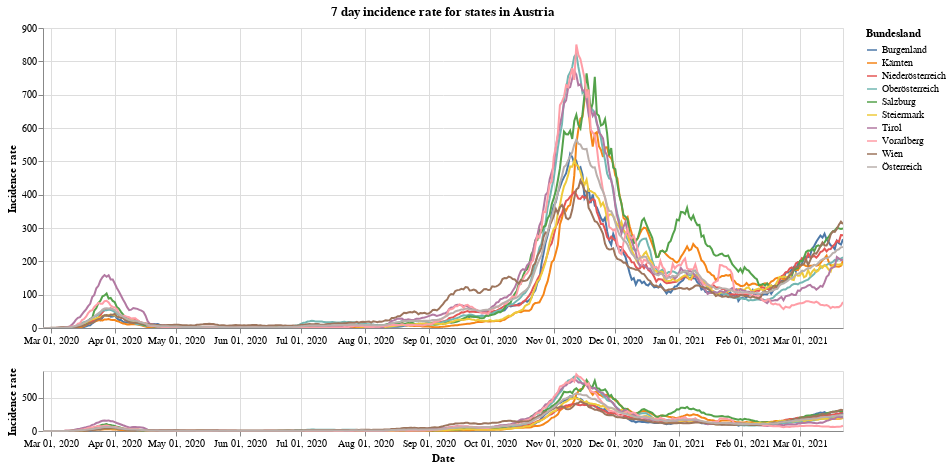

Notebook source saved alongside this figure:
### Markdown cell above
Next we have the 7 day incidence rate for states of Vorarlberg, Tirol and Wien compared to all of Austria.

### Code cell
#collapse
leg_selection = alt.selection_multi(fields=['Bundesland'], bind='legend')
brush = alt.selection(type='interval', encodings=['x'])

base = alt.Chart(at_data).mark_line().encode(
    x=alt.X("yearmonthdate(Time):T", axis=alt.Axis(title='Date')),
    y=alt.Y("SiebenTageInzidenzFaelle:Q", axis=alt.Axis(title='Incidence rate')),
    tooltip='Bundesland',
    color='Bundesland',
    opacity=alt.condition(leg_selection, alt.value(2), alt.value(0.1))
).add_selection(leg_selection).properties(width=800)

upper = base.encode(
    alt.X('yearmonthdate(Time):T',axis=alt.Axis(title=''),
          scale=alt.Scale(domain=brush))
).properties(title='7 day incidence rate for states in Austria')

lower = base.properties(
    height=60
).add_selection(brush)

upper & lower

### Figure 1 — Vega-Lite specification as saved in the notebook (floating-point values rounded to 4 significant figures; data arrays with more than 128 entries replaced by an {"elided": "..."} marker saying what was removed)
{"config": {"view": {"continuousWidth": 400, "continuousHeight": 300}}, "vconcat": [{"mark": "line", "encoding": {"color": {"type": "nominal", "field": "Bundesland"}, "opacity": {"condition": {"value": 2, "selection": "selector001"}, "value": 0.1}, "tooltip": {"type": "nominal", "field": "Bundesland"}, "x": {"type": "temporal", "axis": {"title": ""}, "field": "Time", "scale": {"domain": {"selection": "selector002"}}, "timeUnit": "yearmonthdate"}, "y": {"type": "quantitative", "axis": {"title": "Incidence rate"}, "field": "SiebenTageInzidenzFaelle"}}, "selection": {"selector001": {"type": "multi", "fields": ["Bundesland"], "bind": "legend"}}, "title": "7 day incidence rate for states in Austria", "width": 800}, {"mark": "line", "encoding": {"color": {"type": "nominal", "field": "Bundesland"}, "opacity": {"condition": {"value": 2, "selection": "selector001"}, "value": 0.1}, "tooltip": {"type": "nominal", "field": "Bundesland"}, "x": {"type": "temporal", "axis": {"title": "Date"}, "field": "Time", "timeUnit": "yearmonthdate"}, "y": {"type": "quantitative", "axis": {"title": "Incidence rate"}, "field": "SiebenTageInzidenzFaelle"}}, "height": 60, "selection": {"selector001": {"type": "multi", "fields": ["Bundesland"], "bind": "legend"}, "selector002": {"type": "interval", "encodings": ["x"]}}, "width": 800}], "data": {"name": "data-3ea12f92b700c69c09d2793203bce895"}, "$schema": "https://vega.github.io/schema/vega-lite/v4.8.1.json", "datasets": {"data-3ea12f92b700c69c09d2793203bce895": {"elided": "3910 records"}}}
